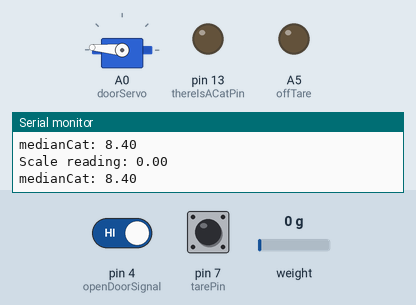
Simulated run of this sketch. Board: Arduino Uno, built with avr-gcc and run on an emulated ATmega328P. On the bench: servo, output pins drawn as LEDs (lit = HIGH), the last lines printed to the serial monitor. The test bench sets the inputs (shaded band); at power-on: weight on the scale 0 g, pin 7 (tarePin) HIGH, pin 4 (openDoorSignal) HIGH.

Above: at 7.3 s.
7.4 s: weight on the scale set to 2 g
At 8.4 s:
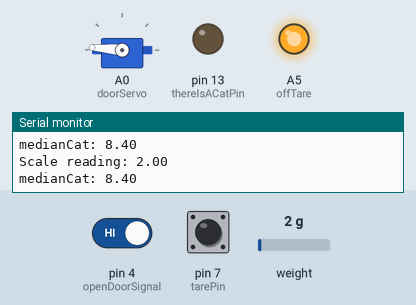
9.1 s: weight on the scale set to 6 g
10.6 s: weight on the scale set to 9 g
13.6 s: pin 7 (tarePin) pulled LOW for 1 s
At 16.0 s:
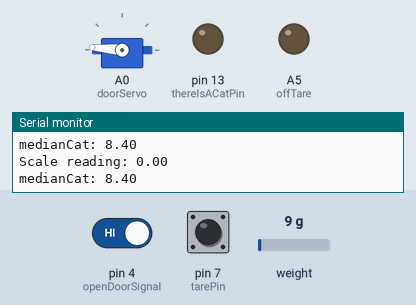
Timing chart, 0 to 17.5 s (numbered marks = the images above; inputs shaded):
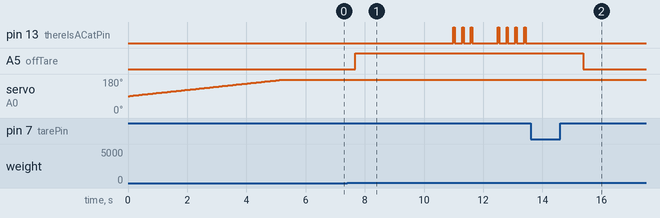

The sketch:

door_by_weight_or_button.ino
```cpp
// See the README for a complete "talk-through" of the project.

#include <Servo.h>
#include <HX711.h>

//Establish which pins attach to which items.

Servo doorServo;

const int scaleData = A3;
const int scaleClock = A4;
const int offTare = A5;
const int deterrentDevice = 2;
//const int weighCorrectCatPin = 7;
const int tarePin = 7;

const int thereIsACatPin = 13;

const int openDoorSignal = 4;
const int doorClosedAngle = 175;
const int doorOpenAngle = 10;

const int minimumPossibleCat = 7;

HX711 scale(scaleData, scaleClock);
float calibration_factor = -4700;

// Varaibles
float medianCatWeight = 8.4;
int doorOpen = 0;
//int ration = 3;
//int selectorPosition = 0;
int doorAngle = doorClosedAngle;
float allowedWeightVariance = 3;
int currentServoAngle = 0;

// variables for weigh-in
float readingTally = 0;
int readingNumber = 0;
float highReading = 0;
float lowReading = 1000;
float averageReading = 0;

void setup() {
  Serial.begin(9600);
  // Establish which pins are innies, which are outies
  doorServo.attach(A0);
  //pinMode(deterrentDevice, OUTPUT);
  pinMode(thereIsACatPin, OUTPUT);
  pinMode(offTare, OUTPUT);
  //pinMode(reservoirLowLED, OUTPUT);
  //pinMode(foodDispensorPin, OUTPUT);
  //pinMode(dispensorAtTopPin, INPUT_PULLUP);
  //pinMode(weighCorrectCatPin, INPUT_PULLUP);
  pinMode(openDoorSignal, INPUT_PULLUP);
  pinMode(tarePin, INPUT_PULLUP);
  currentServoAngle = doorServo.read();
  closeDoor();

  // initialize the scale
  scale.set_scale(calibration_factor);
  // TODO: rethink this. If there is a cat when the machine turns on, there'll be trouble?
  scale.tare();  //Reset the scale to 0
}

void loop() {
  // check the distance from the lid to the top of the food pile in the reservoir
  /*int uS = sonar.ping_median();
    (uS / US_ROUNDTRIP_CM > 6) {
    digitalWrite(reservoirLowLED, HIGH);
    } else {
    digitalWrite(reservoirLowLED, LOW);
    }
  */
  // See where the selector is and change the ration as needed;
  //rationRead();

  // when scale is empty, tare if the baseline drifts too much.
  if (abs(scale.get_units()) >= 0.05 && scale.get_units() < 0.1) {
    scale.tare();
  }

  if (abs(scale.get_units() > 0.1)) {
    digitalWrite(offTare, HIGH);
  } else {
    digitalWrite(offTare, LOW);
  }

  // for testing purposes
  Serial.print("Scale reading: ");
  Serial.println(scale.get_units());
  Serial.print("medianCat: ");
  Serial.println(medianCatWeight);
  Serial.println("");

  /*
  if(digitalRead(openDoorSignal) == LOW){
    Serial.print("Yeah, you pushed the button");
  };
  */

  // Allows the user to tare by pressing "t" in the serial monitor
  // TODO: make a button for this.
  if (Serial.available())
  {
    char temp = Serial.read();
    if (temp == 't' || temp == 'T')
    scale.tare();
  }

  // tare with a button too!
  if (digitalRead(tarePin) == LOW){
    scale.tare();
  }

  // Because we're using digital PULLUP, LOW is HIGH and HIGH is LOW for all switches

  // push a button to weigh in the correct cat,
  // sets the medianCatWeight if a good reading is achieved
  /*if (digitalRead(weighCorrectCatPin) == LOW) {
    weighIn();
  }
  */

  // first see that there is a cat (>6lbs) then read its weight,
  // finally, a human has to push a button too.
  if (scale.get_units() > minimumPossibleCat) {
    // get a reading and set it for this fn
    float catOnScaleWeight = readCatWeight(true);
    Serial.print("catOnScale: ");
    Serial.println(catOnScaleWeight);

    // see if in range
    if (abs(catOnScaleWeight - medianCatWeight) <= allowedWeightVariance && digitalRead(openDoorSignal) == LOW) {
      // make this the new median weight
      //medianCatWeight = catOnScaleWeight;
      // Swap ^ for v if we ever go back to using weight for a credential.
      medianCatWeight = 8.4;
      Serial.print("New Median Cat Weight: ");
      Serial.println(medianCatWeight);
      // do the things for the right cat
      digitalWrite(thereIsACatPin, HIGH);
      openDoor();

      bool stillFeeding = true;
      int intruderPresenceScore = 0;
      while (stillFeeding == true) {
        // start with a 1 second reading for this iteration
        float checkWeight = readCatWeight(false);
        Serial.print("checkWeight: ");
        Serial.println(checkWeight);

        // Option to close the door by pushing a button
        if (digitalRead(openDoorSignal) == LOW) {
          closeDoor();
        }

        // if the cat has stepped off the scale, as indicated by the weight dropping to less than 1/3
        if (checkWeight < (medianCatWeight / 3)) {
          // close door, end loop
          closeDoor();
          stillFeeding = false;

          // if the weight is up by the allowed variance, we have an intruider
        } else if (checkWeight - medianCatWeight > allowedWeightVariance ) {
          intruderPresenceScore += 1;
          // if the extra cat has stuck around
          if (intruderPresenceScore > 3) {
            closeDoor();
            stillFeeding = false;
          } else {
            deterrent(1000);
          }
        }
      } // end of while feeding

      intruderPresenceScore = 0;
    }

  } // end of checking the weight of the cat and feeding it.

} // end of main loop


void openDoor() {
  // Open the door to the open angle
  for (doorAngle = currentServoAngle; doorAngle > doorOpenAngle; doorAngle--) {
    doorServo.write(doorAngle);
    delay(30);
  }
  doorOpen = true;
  currentServoAngle = doorServo.read();
}

void closeDoor() {
  for (doorAngle = currentServoAngle; doorAngle <= doorClosedAngle; doorAngle++) {
    doorServo.write(doorAngle);
    delay(60);
  }
  doorOpen = false;
  currentServoAngle = doorServo.read();
}

/*
  void feed() {
  // use the too-much-food function? look back to commits pre 12/26/15
  // if there's not much food in the bowl and the doors are open, the hopper starts dropping portions of food.
  if (doorOpen == 1) {
    // start rotating the motor.
    // When it gets back to the top it checks weight (a higher value than above)
    // and to see that it's under ration before continuing with the rotate.
    /* Serial.print("ration: ");
      Serial.println(ration);
    for (int i = 0 ; doorOpen == 1 && ration > i ; i++) {
      // dispensor at top will be determined by a contact to a metal plate on a disc that rotates with the dispensor ball,
      // so when it hits that plate it'll be oriented to the fill position. When it starts back up, it'll still be in contact for a bit
      while (digitalRead(dispensorAtTopPin) == LOW) {
        // rotates out of the plate zone
        digitalWrite(foodDispensorPin, HIGH);
      }
      while (digitalRead(dispensorAtTopPin) == HIGH) {
        // keeps rotating until it gets back to the plate.
        digitalWrite(foodDispensorPin, HIGH);
      }
    }
    digitalWrite(foodDispensorPin, LOW);
  }
  }*/

void ledBlink(int blinkingLED, int blinkOnLengthMs, int blinkOffLengthMs) {
  unsigned long startMillis = millis();
  digitalWrite(blinkingLED, HIGH);
  while (millis() < startMillis + blinkOnLengthMs);
  digitalWrite(blinkingLED, LOW);
  while (millis() < startMillis + blinkOffLengthMs + blinkOnLengthMs);
}

/*
void weighIn() {
  unsigned long startMillis = millis();
  while (digitalRead(weighCorrectCatPin) == LOW && millis() - startMillis < 2000) {
    ledBlink(thereIsACatPin, 50, 50);
    readScale();
  }
  while (digitalRead(weighCorrectCatPin) == LOW) {
    if (highReading - lowReading < 1 && lowReading > 5) {
      medianCatWeight = averageReading;
      digitalWrite(thereIsACatPin, HIGH);
      delay(2000);
      digitalWrite(thereIsACatPin, LOW);
    } else {
      startMillis = millis();
      while (millis() - startMillis < 4500) {
        ledBlink(thereIsACatPin, 1000, 500);
      }
    }
  }
  resetWeighVars();
  Serial.print("Calibrated Median Cat Weight: ");
  Serial.println(medianCatWeight);
}
*/

void resetWeighVars() {
  readingTally = 0;
  readingNumber = 0;
  highReading = 0;
  lowReading = 1000;
  averageReading = 0;
}

// for when a weight greater than 6 lbs steps on the scale
// read for 1 second to find an average
float readCatWeight(bool doorClosed) {
  float thisCatsWeight;
  unsigned long startMillis = millis();
  while (scale.get_units() > minimumPossibleCat && millis() - startMillis < 1000) {
    ledBlink(thereIsACatPin, 50, 50);
    readScale();
  }
  // jibbering is not allowed for a door opener.
  if (highReading - lowReading > 1 && doorClosed) {
    thisCatsWeight = 0;
    resetWeighVars();
    return thisCatsWeight;

  } else {
    // throw out extremes
    averageReading = (readingTally - highReading - lowReading) / (readingNumber - 2);
    if (averageReading == 500) {
      thisCatsWeight = 0;
      return thisCatsWeight;
    } else {
      thisCatsWeight = averageReading;
      resetWeighVars();
      return thisCatsWeight;
    }
  }
}

void readScale() {
  float currentReading = scale.get_units();
  readingTally += currentReading;
  readingNumber += 1;
  if (highReading < currentReading) {
    highReading = currentReading;
  }
  if (lowReading > currentReading) {
    lowReading = currentReading;
  }
  averageReading = readingTally / readingNumber;
}

void deterrent(int deterTimeMs) {
  unsigned long startMillis = millis();
  while (millis() - startMillis < deterTimeMs) {
    digitalWrite(deterrentDevice, HIGH);
    delay(20);
    digitalWrite(deterrentDevice, LOW);
    delay(20);
  }

}


// uses binary to give each input from the rotary switch a unique value to add to the int, sets ration acordingly. This is mapped out, see the red grid notebook.
// straight up is 1, going clockwise from there. The flat part of the shaft is what was used to idicate direction.
//void rationRead() {
// todo: replace this with a user interface.
//ration = 3;
//}
```

Measured:
- the behaviour switches between 0 and 1 g on weight on the scale (found by bisection; images 0 and 1)
- after the input at 7.4 s, A5 (offTare): LOW → HIGH after 0.27 s
- after the input at 13.6 s, pin 13 (thereIsACatPin): stops changing and stays LOW; A5 (offTare): HIGH → LOW after 1.8 s
